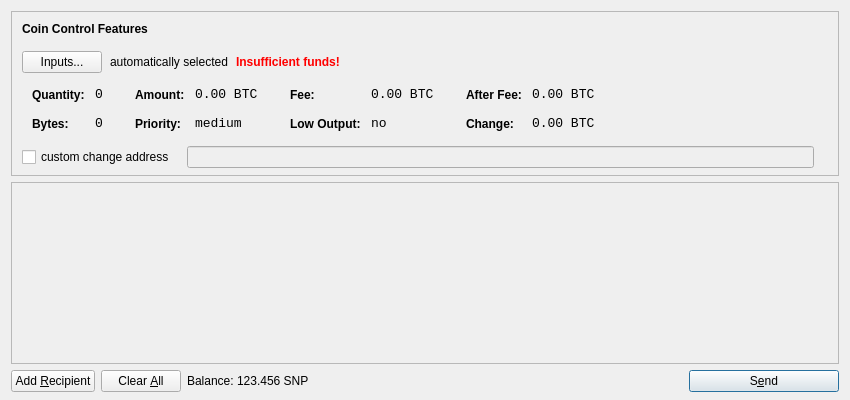
<?xml version="1.0" encoding="UTF-8"?>
<ui version="4.0">
 <class>SendCoinsDialog</class>
 <widget class="QDialog" name="SendCoinsDialog">
  <property name="geometry">
   <rect>
    <x>0</x>
    <y>0</y>
    <width>850</width>
    <height>400</height>
   </rect>
  </property>
  <property name="windowTitle">
   <string>Send Coins</string>
  </property>
  <layout class="QVBoxLayout" name="verticalLayout" stretch="0,1,0">
   <property name="bottomMargin">
    <number>8</number>
   </property>
   <item>
    <widget class="QFrame" name="frameCoinControl">
     <property name="sizePolicy">
      <sizepolicy hsizetype="Expanding" vsizetype="Expanding">
       <horstretch>0</horstretch>
       <verstretch>0</verstretch>
      </sizepolicy>
     </property>
     <property name="maximumSize">
      <size>
       <width>16777215</width>
       <height>16777215</height>
      </size>
     </property>
     <property name="frameShape">
      <enum>QFrame::StyledPanel</enum>
     </property>
     <property name="frameShadow">
      <enum>QFrame::Sunken</enum>
     </property>
     <layout class="QVBoxLayout" name="verticalLayoutCoinControl2">
      <property name="spacing">
       <number>-1</number>
      </property>
      <property name="leftMargin">
       <number>0</number>
      </property>
      <property name="topMargin">
       <number>0</number>
      </property>
      <property name="rightMargin">
       <number>0</number>
      </property>
      <property name="bottomMargin">
       <number>6</number>
      </property>
      <item>
       <layout class="QVBoxLayout" name="verticalLayoutCoinControl" stretch="0,0,0,0,1">
        <property name="spacing">
         <number>0</number>
        </property>
        <property name="leftMargin">
         <number>10</number>
        </property>
        <property name="topMargin">
         <number>10</number>
        </property>
        <item>
         <layout class="QHBoxLayout" name="horizontalLayoutCoinControl1">
          <property name="bottomMargin">
           <number>15</number>
          </property>
          <item>
           <widget class="QLabel" name="labelCoinControlFeatures">
            <property name="sizePolicy">
             <sizepolicy hsizetype="Preferred" vsizetype="Maximum">
              <horstretch>0</horstretch>
              <verstretch>0</verstretch>
             </sizepolicy>
            </property>
            <property name="font">
             <font>
              <weight>75</weight>
              <bold>true</bold>
             </font>
            </property>
            <property name="styleSheet">
             <string notr="true">font-weight:bold;</string>
            </property>
            <property name="text">
             <string>Coin Control Features</string>
            </property>
           </widget>
          </item>
         </layout>
        </item>
        <item>
         <layout class="QHBoxLayout" name="horizontalLayoutCoinControl2" stretch="0,0,0,0">
          <property name="spacing">
           <number>8</number>
          </property>
          <property name="bottomMargin">
           <number>10</number>
          </property>
          <item>
           <widget class="QPushButton" name="pushButtonCoinControl">
            <property name="styleSheet">
             <string notr="true"/>
            </property>
            <property name="text">
             <string>Inputs...</string>
            </property>
           </widget>
          </item>
          <item>
           <widget class="QLabel" name="labelCoinControlAutomaticallySelected">
            <property name="text">
             <string>automatically selected</string>
            </property>
            <property name="margin">
             <number>5</number>
            </property>
           </widget>
          </item>
          <item>
           <widget class="QLabel" name="labelCoinControlInsuffFunds">
            <property name="font">
             <font>
              <weight>75</weight>
              <bold>true</bold>
             </font>
            </property>
            <property name="styleSheet">
             <string notr="true">color:red;font-weight:bold;</string>
            </property>
            <property name="text">
             <string>Insufficient funds!</string>
            </property>
            <property name="margin">
             <number>5</number>
            </property>
           </widget>
          </item>
          <item>
           <spacer name="horizontalSpacerCoinControl">
            <property name="orientation">
             <enum>Qt::Horizontal</enum>
            </property>
            <property name="sizeHint" stdset="0">
             <size>
              <width>40</width>
              <height>1</height>
             </size>
            </property>
           </spacer>
          </item>
         </layout>
        </item>
        <item>
         <widget class="QWidget" name="widgetCoinControl" native="true">
          <property name="sizePolicy">
           <sizepolicy hsizetype="Preferred" vsizetype="Preferred">
            <horstretch>0</horstretch>
            <verstretch>0</verstretch>
           </sizepolicy>
          </property>
          <property name="minimumSize">
           <size>
            <width>0</width>
            <height>0</height>
           </size>
          </property>
          <property name="styleSheet">
           <string notr="true"/>
          </property>
          <layout class="QHBoxLayout" name="horizontalLayoutCoinControl5">
           <property name="margin">
            <number>0</number>
           </property>
           <item>
            <layout class="QHBoxLayout" name="horizontalLayoutCoinControl3" stretch="0,0,0,1">
             <property name="spacing">
              <number>20</number>
             </property>
             <property name="topMargin">
              <number>0</number>
             </property>
             <property name="bottomMargin">
              <number>10</number>
             </property>
             <item>
              <layout class="QFormLayout" name="formLayoutCoinControl1">
               <property name="horizontalSpacing">
                <number>10</number>
               </property>
               <property name="verticalSpacing">
                <number>14</number>
               </property>
               <property name="leftMargin">
                <number>10</number>
               </property>
               <property name="topMargin">
                <number>4</number>
               </property>
               <property name="rightMargin">
                <number>6</number>
               </property>
               <item row="0" column="0">
                <widget class="QLabel" name="labelCoinControlQuantityText">
                 <property name="styleSheet">
                  <string notr="true">font-weight:bold;</string>
                 </property>
                 <property name="text">
                  <string>Quantity:</string>
                 </property>
                 <property name="margin">
                  <number>0</number>
                 </property>
                </widget>
               </item>
               <item row="0" column="1">
                <widget class="QLabel" name="labelCoinControlQuantity">
                 <property name="font">
                  <font>
                   <family>Monospace</family>
                   <pointsize>10</pointsize>
                  </font>
                 </property>
                 <property name="cursor">
                  <cursorShape>IBeamCursor</cursorShape>
                 </property>
                 <property name="contextMenuPolicy">
                  <enum>Qt::ActionsContextMenu</enum>
                 </property>
                 <property name="text">
                  <string notr="true">0</string>
                 </property>
                 <property name="margin">
                  <number>0</number>
                 </property>
                 <property name="textInteractionFlags">
                  <set>Qt::LinksAccessibleByMouse|Qt::TextSelectableByKeyboard|Qt::TextSelectableByMouse</set>
                 </property>
                </widget>
               </item>
               <item row="1" column="0">
                <widget class="QLabel" name="labelCoinControlBytesText">
                 <property name="styleSheet">
                  <string notr="true">font-weight:bold;</string>
                 </property>
                 <property name="text">
                  <string>Bytes:</string>
                 </property>
                </widget>
               </item>
               <item row="1" column="1">
                <widget class="QLabel" name="labelCoinControlBytes">
                 <property name="font">
                  <font>
                   <family>Monospace</family>
                   <pointsize>10</pointsize>
                  </font>
                 </property>
                 <property name="cursor">
                  <cursorShape>IBeamCursor</cursorShape>
                 </property>
                 <property name="contextMenuPolicy">
                  <enum>Qt::ActionsContextMenu</enum>
                 </property>
                 <property name="text">
                  <string notr="true">0</string>
                 </property>
                 <property name="textInteractionFlags">
                  <set>Qt::LinksAccessibleByMouse|Qt::TextSelectableByKeyboard|Qt::TextSelectableByMouse</set>
                 </property>
                </widget>
               </item>
              </layout>
             </item>
             <item>
              <layout class="QFormLayout" name="formLayoutCoinControl2">
               <property name="horizontalSpacing">
                <number>10</number>
               </property>
               <property name="verticalSpacing">
                <number>14</number>
               </property>
               <property name="leftMargin">
                <number>6</number>
               </property>
               <property name="topMargin">
                <number>4</number>
               </property>
               <property name="rightMargin">
                <number>6</number>
               </property>
               <item row="0" column="0">
                <widget class="QLabel" name="labelCoinControlAmountText">
                 <property name="styleSheet">
                  <string notr="true">font-weight:bold;</string>
                 </property>
                 <property name="text">
                  <string>Amount:</string>
                 </property>
                 <property name="margin">
                  <number>0</number>
                 </property>
                </widget>
               </item>
               <item row="0" column="1">
                <widget class="QLabel" name="labelCoinControlAmount">
                 <property name="font">
                  <font>
                   <family>Monospace</family>
                   <pointsize>10</pointsize>
                  </font>
                 </property>
                 <property name="cursor">
                  <cursorShape>IBeamCursor</cursorShape>
                 </property>
                 <property name="contextMenuPolicy">
                  <enum>Qt::ActionsContextMenu</enum>
                 </property>
                 <property name="text">
                  <string notr="true">0.00 BTC</string>
                 </property>
                 <property name="textInteractionFlags">
                  <set>Qt::LinksAccessibleByMouse|Qt::TextSelectableByKeyboard|Qt::TextSelectableByMouse</set>
                 </property>
                </widget>
               </item>
               <item row="1" column="0">
                <widget class="QLabel" name="labelCoinControlPriorityText">
                 <property name="styleSheet">
                  <string notr="true">font-weight:bold;</string>
                 </property>
                 <property name="text">
                  <string>Priority:</string>
                 </property>
                </widget>
               </item>
               <item row="1" column="1">
                <widget class="QLabel" name="labelCoinControlPriority">
                 <property name="font">
                  <font>
                   <family>Monospace</family>
                   <pointsize>10</pointsize>
                  </font>
                 </property>
                 <property name="cursor">
                  <cursorShape>IBeamCursor</cursorShape>
                 </property>
                 <property name="contextMenuPolicy">
                  <enum>Qt::ActionsContextMenu</enum>
                 </property>
                 <property name="text">
                  <string>medium</string>
                 </property>
                 <property name="textInteractionFlags">
                  <set>Qt::LinksAccessibleByMouse|Qt::TextSelectableByKeyboard|Qt::TextSelectableByMouse</set>
                 </property>
                </widget>
               </item>
              </layout>
             </item>
             <item>
              <layout class="QFormLayout" name="formLayoutCoinControl3">
               <property name="horizontalSpacing">
                <number>10</number>
               </property>
               <property name="verticalSpacing">
                <number>14</number>
               </property>
               <property name="leftMargin">
                <number>6</number>
               </property>
               <property name="topMargin">
                <number>4</number>
               </property>
               <property name="rightMargin">
                <number>6</number>
               </property>
               <item row="0" column="0">
                <widget class="QLabel" name="labelCoinControlFeeText">
                 <property name="styleSheet">
                  <string notr="true">font-weight:bold;</string>
                 </property>
                 <property name="text">
                  <string>Fee:</string>
                 </property>
                 <property name="margin">
                  <number>0</number>
                 </property>
                </widget>
               </item>
               <item row="0" column="1">
                <widget class="QLabel" name="labelCoinControlFee">
                 <property name="font">
                  <font>
                   <family>Monospace</family>
                   <pointsize>10</pointsize>
                  </font>
                 </property>
                 <property name="cursor">
                  <cursorShape>IBeamCursor</cursorShape>
                 </property>
                 <property name="contextMenuPolicy">
                  <enum>Qt::ActionsContextMenu</enum>
                 </property>
                 <property name="text">
                  <string notr="true">0.00 BTC</string>
                 </property>
                 <property name="textInteractionFlags">
                  <set>Qt::LinksAccessibleByMouse|Qt::TextSelectableByKeyboard|Qt::TextSelectableByMouse</set>
                 </property>
                </widget>
               </item>
               <item row="1" column="0">
                <widget class="QLabel" name="labelCoinControlLowOutputText">
                 <property name="styleSheet">
                  <string notr="true">font-weight:bold;</string>
                 </property>
                 <property name="text">
                  <string>Low Output:</string>
                 </property>
                </widget>
               </item>
               <item row="1" column="1">
                <widget class="QLabel" name="labelCoinControlLowOutput">
                 <property name="font">
                  <font>
                   <family>Monospace</family>
                   <pointsize>10</pointsize>
                  </font>
                 </property>
                 <property name="cursor">
                  <cursorShape>IBeamCursor</cursorShape>
                 </property>
                 <property name="contextMenuPolicy">
                  <enum>Qt::ActionsContextMenu</enum>
                 </property>
                 <property name="text">
                  <string>no</string>
                 </property>
                 <property name="textInteractionFlags">
                  <set>Qt::LinksAccessibleByMouse|Qt::TextSelectableByKeyboard|Qt::TextSelectableByMouse</set>
                 </property>
                </widget>
               </item>
              </layout>
             </item>
             <item>
              <layout class="QFormLayout" name="formLayoutCoinControl4">
               <property name="horizontalSpacing">
                <number>10</number>
               </property>
               <property name="verticalSpacing">
                <number>14</number>
               </property>
               <property name="leftMargin">
                <number>6</number>
               </property>
               <property name="topMargin">
                <number>4</number>
               </property>
               <property name="rightMargin">
                <number>6</number>
               </property>
               <item row="0" column="0">
                <widget class="QLabel" name="labelCoinControlAfterFeeText">
                 <property name="styleSheet">
                  <string notr="true">font-weight:bold;</string>
                 </property>
                 <property name="text">
                  <string>After Fee:</string>
                 </property>
                 <property name="margin">
                  <number>0</number>
                 </property>
                </widget>
               </item>
               <item row="0" column="1">
                <widget class="QLabel" name="labelCoinControlAfterFee">
                 <property name="font">
                  <font>
                   <family>Monospace</family>
                   <pointsize>10</pointsize>
                  </font>
                 </property>
                 <property name="cursor">
                  <cursorShape>IBeamCursor</cursorShape>
                 </property>
                 <property name="contextMenuPolicy">
                  <enum>Qt::ActionsContextMenu</enum>
                 </property>
                 <property name="text">
                  <string notr="true">0.00 BTC</string>
                 </property>
                 <property name="textInteractionFlags">
                  <set>Qt::LinksAccessibleByMouse|Qt::TextSelectableByKeyboard|Qt::TextSelectableByMouse</set>
                 </property>
                </widget>
               </item>
               <item row="1" column="0">
                <widget class="QLabel" name="labelCoinControlChangeText">
                 <property name="styleSheet">
                  <string notr="true">font-weight:bold;</string>
                 </property>
                 <property name="text">
                  <string>Change:</string>
                 </property>
                </widget>
               </item>
               <item row="1" column="1">
                <widget class="QLabel" name="labelCoinControlChange">
                 <property name="font">
                  <font>
                   <family>Monospace</family>
                   <pointsize>10</pointsize>
                  </font>
                 </property>
                 <property name="cursor">
                  <cursorShape>IBeamCursor</cursorShape>
                 </property>
                 <property name="contextMenuPolicy">
                  <enum>Qt::ActionsContextMenu</enum>
                 </property>
                 <property name="text">
                  <string notr="true">0.00 BTC</string>
                 </property>
                 <property name="textInteractionFlags">
                  <set>Qt::LinksAccessibleByMouse|Qt::TextSelectableByKeyboard|Qt::TextSelectableByMouse</set>
                 </property>
                </widget>
               </item>
              </layout>
             </item>
            </layout>
           </item>
          </layout>
         </widget>
        </item>
        <item>
         <layout class="QHBoxLayout" name="horizontalLayoutCoinControl4" stretch="0,0,0">
          <property name="spacing">
           <number>12</number>
          </property>
          <property name="sizeConstraint">
           <enum>QLayout::SetDefaultConstraint</enum>
          </property>
          <property name="topMargin">
           <number>5</number>
          </property>
          <property name="rightMargin">
           <number>5</number>
          </property>
          <item>
           <widget class="QCheckBox" name="checkBoxCoinControlChange">
            <property name="text">
             <string>custom change address</string>
            </property>
           </widget>
          </item>
          <item>
           <widget class="QLineEdit" name="lineEditCoinControlChange">
            <property name="enabled">
             <bool>false</bool>
            </property>
            <property name="sizePolicy">
             <sizepolicy hsizetype="Expanding" vsizetype="Fixed">
              <horstretch>0</horstretch>
              <verstretch>0</verstretch>
             </sizepolicy>
            </property>
           </widget>
          </item>
          <item>
           <widget class="QLabel" name="labelCoinControlChangeLabel">
            <property name="sizePolicy">
             <sizepolicy hsizetype="Preferred" vsizetype="Expanding">
              <horstretch>0</horstretch>
              <verstretch>0</verstretch>
             </sizepolicy>
            </property>
            <property name="minimumSize">
             <size>
              <width>0</width>
              <height>0</height>
             </size>
            </property>
            <property name="text">
             <string/>
            </property>
            <property name="margin">
             <number>3</number>
            </property>
           </widget>
          </item>
         </layout>
        </item>
        <item>
         <spacer name="verticalSpacerCoinControl">
          <property name="orientation">
           <enum>Qt::Vertical</enum>
          </property>
          <property name="sizeHint" stdset="0">
           <size>
            <width>800</width>
            <height>1</height>
           </size>
          </property>
         </spacer>
        </item>
       </layout>
      </item>
     </layout>
    </widget>
   </item>
   <item>
    <widget class="QScrollArea" name="scrollArea">
     <property name="widgetResizable">
      <bool>true</bool>
     </property>
     <widget class="QWidget" name="scrollAreaWidgetContents">
      <property name="geometry">
       <rect>
        <x>0</x>
        <y>0</y>
        <width>830</width>
        <height>165</height>
       </rect>
      </property>
      <layout class="QVBoxLayout" name="verticalLayout_2">
       <property name="margin">
        <number>0</number>
       </property>
       <item>
        <layout class="QVBoxLayout" name="entries">
         <property name="spacing">
          <number>6</number>
         </property>
        </layout>
       </item>
       <item>
        <spacer name="verticalSpacer">
         <property name="orientation">
          <enum>Qt::Vertical</enum>
         </property>
         <property name="sizeHint" stdset="0">
          <size>
           <width>20</width>
           <height>40</height>
          </size>
         </property>
        </spacer>
       </item>
      </layout>
     </widget>
    </widget>
   </item>
   <item>
    <layout class="QHBoxLayout" name="horizontalLayout">
     <item>
      <widget class="QPushButton" name="addButton">
       <property name="toolTip">
        <string>Send to multiple recipients at once</string>
       </property>
       <property name="text">
        <string>Add &amp;Recipient</string>
       </property>
       <property name="icon">
        <iconset resource="../bitcoin.qrc">
         <normaloff>:/icons/add</normaloff>:/icons/add</iconset>
       </property>
       <property name="autoDefault">
        <bool>false</bool>
       </property>
      </widget>
     </item>
     <item>
      <widget class="QPushButton" name="clearButton">
       <property name="sizePolicy">
        <sizepolicy hsizetype="Minimum" vsizetype="Fixed">
         <horstretch>0</horstretch>
         <verstretch>0</verstretch>
        </sizepolicy>
       </property>
       <property name="toolTip">
        <string>Remove all transaction fields</string>
       </property>
       <property name="text">
        <string>Clear &amp;All</string>
       </property>
       <property name="icon">
        <iconset resource="../bitcoin.qrc">
         <normaloff>:/icons/remove</normaloff>:/icons/remove</iconset>
       </property>
       <property name="autoRepeatDelay">
        <number>300</number>
       </property>
       <property name="autoDefault">
        <bool>false</bool>
       </property>
      </widget>
     </item>
     <item>
      <layout class="QHBoxLayout" name="horizontalLayout_2">
       <property name="spacing">
        <number>3</number>
       </property>
       <item>
        <widget class="QLabel" name="label">
         <property name="text">
          <string>Balance:</string>
         </property>
        </widget>
       </item>
       <item>
        <widget class="QLabel" name="labelBalance">
         <property name="cursor">
          <cursorShape>IBeamCursor</cursorShape>
         </property>
         <property name="text">
          <string>123.456 SNP</string>
         </property>
         <property name="textInteractionFlags">
          <set>Qt::LinksAccessibleByMouse|Qt::TextSelectableByKeyboard|Qt::TextSelectableByMouse</set>
         </property>
        </widget>
       </item>
      </layout>
     </item>
     <item>
      <spacer name="horizontalSpacer">
       <property name="orientation">
        <enum>Qt::Horizontal</enum>
       </property>
       <property name="sizeHint" stdset="0">
        <size>
         <width>40</width>
         <height>20</height>
        </size>
       </property>
      </spacer>
     </item>
     <item>
      <widget class="QPushButton" name="sendButton">
       <property name="minimumSize">
        <size>
         <width>150</width>
         <height>0</height>
        </size>
       </property>
       <property name="toolTip">
        <string>Confirm the send action</string>
       </property>
       <property name="text">
        <string>S&amp;end</string>
       </property>
       <property name="icon">
        <iconset resource="../bitcoin.qrc">
         <normaloff>:/icons/send</normaloff>:/icons/send</iconset>
       </property>
       <property name="default">
        <bool>true</bool>
       </property>
      </widget>
     </item>
    </layout>
   </item>
  </layout>
 </widget>
 <resources>
  <include location="../bitcoin.qrc"/>
 </resources>
 <connections/>
</ui>
